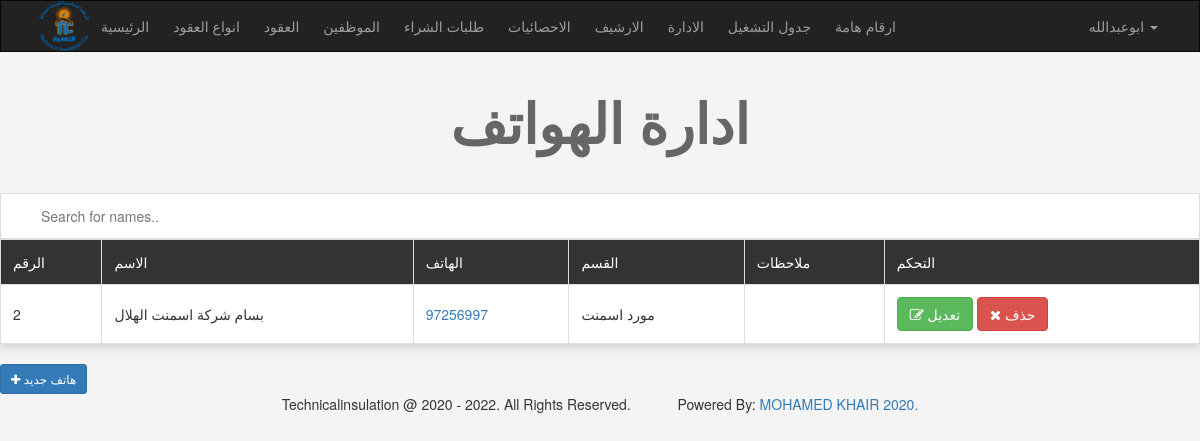
The page /admin/phones.php (signed in) on the database its author committed.
### tables this page shows
CREATE TABLE `phones` (
  `id` int(11) NOT NULL,
  `name` varchar(255) NOT NULL,
  `phone` varchar(255) NOT NULL,
  `section` varchar(255) NOT NULL,
  `notes` varchar(255) NOT NULL
);

### admin/phones.php (the view, shortened to what this page needs)
<!DOCTYPE html>
<html>
<head>
</head>
<?php
if (isset($_SESSION['Username'])){
include 'init.php';
$do = isset($_GET['do'])? $_GET['do'] : 'manage';
if ($do == 'manage'){
   $stmt = $con->prepare ("SELECT * FROM phones ");
   $stmt->execute();
   $phones = $stmt->fetchAll();
   if (! empty($phones)){
   ?>
     <h1 class="text-center"> ادارة الهواتف </h1>
         <div class="table-responsive">
            <input type="text" id="myInput" onkeyup="myFunction()" placeholder="Search for names.." title="Type in a name">
              <table id="myTable"  class="main-table text-center table table-bordered">
              <tr class="header">
              <td> الرقم </td>
              <td> الاسم </td>
              <td>  الهاتف </td>
              <td> القسم </td>
              <td> ملاحظات </td>
              <td> التحكم </td>
           </tr>
           <?php
           foreach($phones as $phone){
            echo"<tr>";
               echo"<td>" . $phone['id'] ."</td>";
               echo"<td>" . $phone['name'] ."</td>";
               ?> <td><a href="callto:<?php echo $phone['phone'] ?>"><?php echo $phone['phone'] ?></a></td><?php
               echo"<td>" . $phone['section'] ."</td>";
               echo"<td>" . $phone['notes'] ."</td>";
               echo "<td> <a href='phones.php?do=edit&phoneid=" . $phone['id'] . " 'class='btn btn-success'><i class='fa fa-edit'></i> تعديل </a>
                          <a href='phones.php?do=delete&phoneid=" . $phone['id'] . " 'class='btn btn-danger confirm'><i class='fa fa-close'></i> حذف </a>";
                echo "</td>";
            echo"</tr>";
           }
           ?>
           </table>
         </div>
         <a href="phones.php?do=add" class="btn btn-sm btn-primary"><i class="fa fa-plus"></i> هاتف جديد</a>
       <?php
      }
       ?>
   <?php
 }
    include $tpl .'footer.php';
}else{
   header('location:index.php');
   exit();
}
?>

### admin/layout/css/backend.css (style rules this page uses)
body { background-color: #F4F4F4; text-transform: capitalize; }
h1 { font-size: 55px; margin: 40px 0; font-weight: bold; color: #666; }
.main-table { -webkit-box-shadow: 0 3px 10px #ccc; -moz-box-shadow: 0 3px 10px #ccc; box-shadow: 0 3px 10px #ccc; }
.main-table td { background-color: #FFF; vertical-align: middle !important; }
.main-table tr:first-child td { background-color: #333; color: #FFF; }

### admin/phones.php (style rules this page uses)
#myInput { background-position: 10px 10px; background-repeat: no-repeat; width: 100%; padding: 12px 20px 12px 40px; border: 1px solid #ddd; }
#myTable { border-collapse: collapse; width: 100%; border: 1px solid #ddd; }
#myTable th, #myTable td { text-align: left; padding: 12px; }
#myTable tr { border-bottom: 1px solid #ddd; }
#myTable tr.header, #myTable tr:hover { background-color: #f1f1f1; }

### rows shown on the page
phones: id "2", name "بسام شركة اسمنت الهلال", phone "97256997", section "مورد اسمنت"

### other values the page prints
lang('home_admin') "الرئيسية"
lang('categories') "انواع العقود"
lang('items') "العقود"
lang('members') "الموظفين"
lang('comments') "طلبات الشراء"
lang('statistics') "الاحصائيات"
lang('archives') "الارشيف"
lang('managers') "الادارة"
lang('itemsformans') "جدول التشغيل"
lang('phones') "ارقام هامة"
$_SESSION['Username'] "ابوعبدالله"
